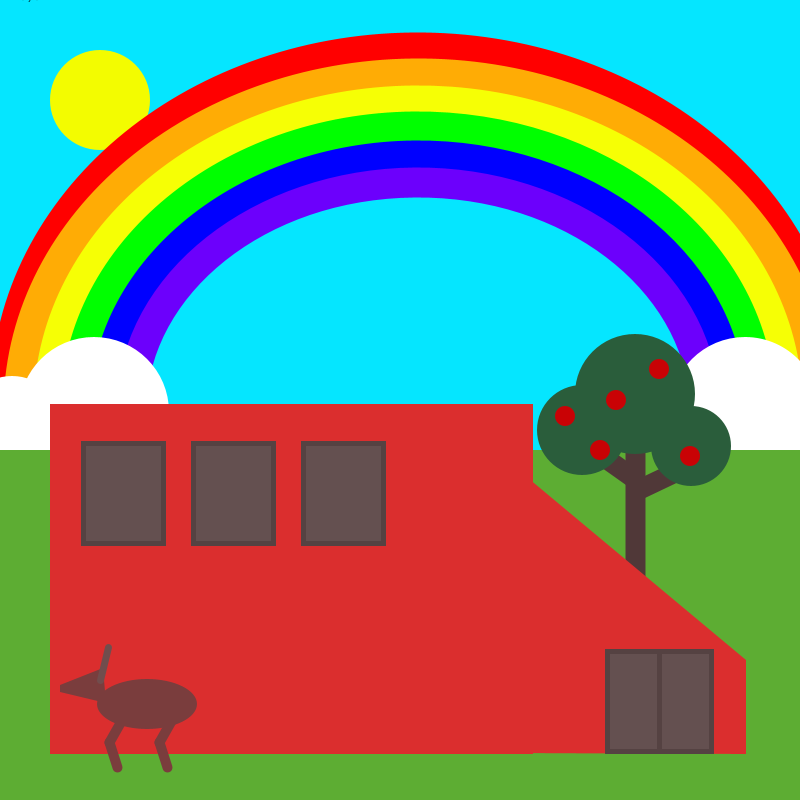
Frame 1 (no input)
Frame 60 (the mouse pressed at the canvas centre just before this capture): identical to frame 1, image omitted
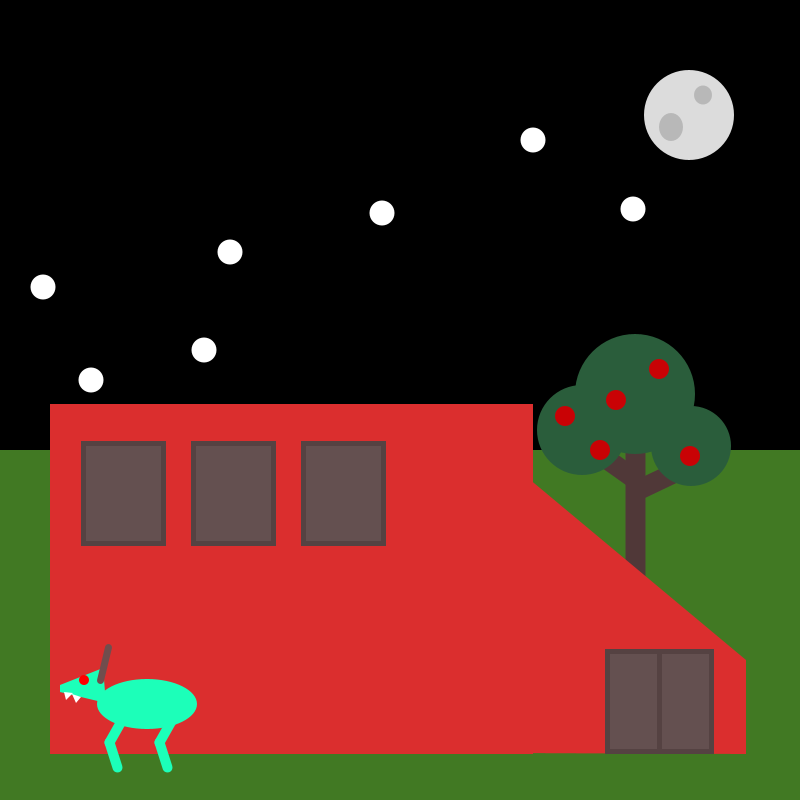
Frame 120 (the mouse held since frame 60 and released just before this capture)

The Processing sketch that drew these frames (run headless with seeded random() and noise(); from frame 60 on, the mouse is pressed at the canvas centre):

// Processing sketch: Dream_Home
// ── Dream_Home.pde
void setup() 
{
  size(800, 800);
}

void draw() 
{
  if(!mousePressed) //daytime
  {
    background(5, 230, 255);
    
    //sun
    fill(243, 252, 0);
    noStroke();
    ellipse(100, 100, 100, 100);
    
    //RAINBOW
    noFill();
    stroke(255, 0, 0);
    strokeWeight(30);
    arc(418, 400, 825, 706, 3.16, 6.24); //red
    
    stroke(255, 172, 5);
    arc(418, 411, 800, 675, 3.16, 6.24); //orange
    
    stroke(246, 255, 5);
    arc(418, 409, 740, 617, 3.16, 6.24); //yellow
    
    stroke(0, 255, 0);
    arc(418, 411, 685, 570, 3.16, 6.24); //green
    
    stroke(0, 0, 255);
    arc(418, 411, 627, 512, 3.16, 6.24); //blue
    
    stroke(108, 0, 252);
    arc(418, 411, 573, 457, 3.16, 6.24); //purple
    
    //clouds
    noStroke();
    fill(255);
    ellipse(94, 412, 150, 150);
    ellipse(12, 426, 100, 100);
    ellipse(162, 443, 74, 75);
    
    ellipse(745, 412, 150, 150);
    ellipse(681, 443, 90, 90);
    ellipse(815, 425, 120, 120);
    
    fill(93, 173, 51);
    rect(0, 450, 810, 500);
  }  
  else if(mousePressed) //nighttime
  {
    background(0);
    noStroke();
    
    //moon
    fill(220);
    ellipse(689, 115, 90, 90);
    
    fill(120, 120, 120, 90);
    ellipse(671, 127, 24, 28);
    ellipse(703, 95, 18, 19);
    
    //the big dipper
    fill(255);
    ellipse(43, 287, 25, 25);
    ellipse(230, 252, 25, 25);
    ellipse(91, 380, 25, 25);
    ellipse(204, 350, 25, 25);
    
    ellipse(382, 213, 25, 25);
    ellipse(533, 140, 25, 25);
    ellipse(633, 209, 25, 25);
    
    //ground
    fill(65, 121, 35);
    rect(0, 450, 810, 500);
    
  }
  
  //apple tree
  stroke(80, 56, 56);
  strokeWeight(20);
  line(635, 415, 635, 700); //bark
  line(635, 479, 580, 440); //bark
  line(637, 490, 700, 460); //bark
  
  noStroke();
  fill(42, 93, 59);
  ellipse(582, 430, 90, 90); //left leaf
  ellipse(635, 394, 120, 120); //middle leaf
  ellipse(691, 446, 80, 80); //right leaf
  
  fill(201, 2, 5);
  ellipse(600, 450, 20, 20);
  ellipse(565, 416, 20, 20);
  ellipse(690, 456, 20, 20);
  ellipse(659, 369, 20, 20);
  ellipse(616, 400, 20, 20);
  
  //main house
  fill(219, 46, 46);
  rect(50, 404, 483, 350);
  //rect(529, 523, 207, 231);
  
  quad(516, 468, 499, 753, 746, 754, 746, 660);
  
  //windows
  stroke(85, 66, 66);
  strokeWeight(5);
  fill(100, 80, 80);
  for(int x = 83; x < 392; x += 110)
  {
    rect(x, 443, 80, 100);
  }
  
  //doors
  rect(607, 651, 52, 100);
  rect(659, 651, 52, 100);
  
  if(mousePressed) //nightime
  {
    fill(28, 255, 185);
    
  } 
  else if(!mousePressed) //daytime
  {
    fill(122, 61, 61);
  }
  
  
  
  //deer
  noStroke();
  ellipse(147, 704, 100, 50);
  quad(103, 668, 106, 703, 60, 692, 60, 685);
  
  stroke(113, 77, 77);
  strokeWeight(7);
  line(100, 680, 108, 647);
  
  if(!mousePressed) //daytime
  {
    stroke(122, 61, 61);
  }
  else if(mousePressed)
  {
    stroke(28, 255, 185);
  }
  
  strokeWeight(10);
  line(122, 719, 109, 742);
  line(109, 742, 117, 767);
  
  line(172, 719, 159, 742);
  line(159, 742, 167, 767);
  
  if(mousePressed)  //nighttime only
  {
    //evil deer
    noStroke();
    fill(255, 0, 0);
    ellipse(84, 680, 10, 10);
    
    //teeth
    fill(255);
    triangle(64, 692, 66, 700, 73, 693);
    triangle(72, 694, 76, 703, 81, 697);
  }
  
  fill(0);
  text(mouseX + " , " + mouseY, mouseX + 20, mouseY);
  
}
